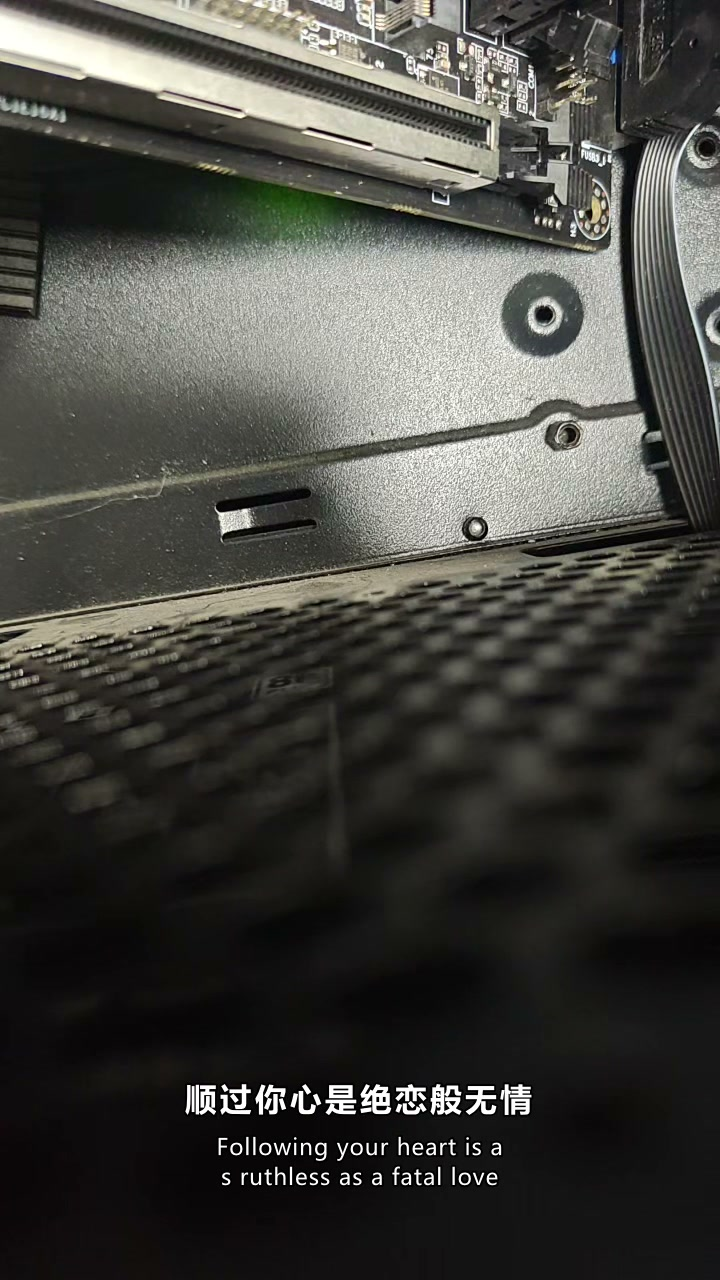
#> input picture reports/assets/stage4b_bilingual_frame.jpg, 720 x 1280 px; its folder holds only this picture in this run
$ python -i enhance.py   (imports and definitions only)
#> lines starting #> are read from the running program, lines starting #| are printed output that depends on the picture
### sliceq/config.py
# -*- coding: utf-8 -*-
"""SliceQ 全局配置：路径、常量、外部资源地址。

所有模块都从这里取路径，不要在各处硬编码 —— 打包成单 exe 后
写入位置必须可预测（%APPDATA%/SliceQ），否则用户数据会散落。
"""
from __future__ import annotations

import os
import sys
from pathlib import Path

# ─────────────────────────────────────────────────────────────
# 应用标识
# ─────────────────────────────────────────────────────────────
APP_NAME = "SliceQ"
APP_DISPLAY_NAME = "SliceQ 直播切片"
VERSION = "0.1.5"


def _app_root() -> Path:
    """用户数据根目录。

    Windows: %APPDATA%/SliceQ
    其他平台: ~/.sliceq（开发用，正式只支持 Windows）
    """
    if sys.platform == "win32":
        base = os.environ.get("APPDATA") or str(Path.home())
    else:
        base = str(Path.home())
        return Path(base) / ".sliceq"
    return Path(base) / APP_NAME


APP_ROOT: Path = _app_root()

# 各子目录（首次使用时自动创建，见 ensure_dirs）
LOGS_DIR = APP_ROOT / "logs"
DB_DIR = APP_ROOT / "db"
DOWNLOADS_DIR = APP_ROOT / "downloads"      # URL 导入下载的源视频
MODELS_DIR = APP_ROOT / "models"            # ggml whisper 模型
BIN_DIR = APP_ROOT / "bin"                  # 自动下载的 ffmpeg
EXPORT_DIR = APP_ROOT / "export"            # 默认导出目录
STYLES_DIR = APP_ROOT / "styles"            # 字幕样式预设（*.json）
STYLE_ASSETS_DIR = STYLES_DIR / "assets"    # 预览背景图等素材
BGM_DIR = APP_ROOT / "bgm"                  # 背景音乐（用户自备，见目录内说明）

DB_PATH = DB_DIR / "sliceq.db"
SECRET_PATH = APP_ROOT / "credentials.bin"   # DPAPI 加密后的 API key
SETTINGS_PATH = APP_ROOT / "settings.json"   # 非敏感的偏好项


# [6 lines left out: function ensure_dirs, not called in this run]


# ─────────────────────────────────────────────────────────────
# 剪映（阶段 5 草稿导出）
# ─────────────────────────────────────────────────────────────
# ⚠️ 剪映**只扫自己的草稿目录**，不扫任意路径（阶段 0 实测）。
#    所以草稿必须落在 JIANYING_DRAFT_ROOT 下才能被剪映看到。
def _jianying_root() -> Path:
    if sys.platform == "win32":
        base = os.environ.get("LOCALAPPDATA") or str(Path.home())
        return Path(base) / "JianyingPro"
    return Path.home() / ".local" / "share" / "JianyingPro"


JIANYING_ROOT = _jianying_root()
JIANYING_DRAFT_ROOT = JIANYING_ROOT / "User Data" / "Projects" / "com.lveditor.draft"
JIANYING_APPS_DIR = JIANYING_ROOT / "Apps"
# 剪映扫描草稿后写的日志（阶段 0 定的可复现验收判据：
# 出现 {"suc":true,"type":"copy_draft_external"} 即承认了外部草稿）
JIANYING_WATCH_LOG = JIANYING_ROOT / "User Data" / "Log" / "draft_acion_watch.json"

# 已实测验证过草稿兼容性的剪映版本。
# 阶段 0（2026-09-23）与阶段 5.0（2026-09-27）两次验证都在 11.5.3 上完成，
# 且用的是同一个安装（Apps/11.5.3.14501，装于 09-23 18:32）。
# ⚠️ 剪映 6.0+ 对**已有草稿**做了加密，但我们走「从零生成新草稿」路线，
#    不在加密影响范围内（阶段 0 已验证）。
JIANYING_VERIFIED_VERSIONS = ("11.5.3.14501",)


# ─────────────────────────────────────────────────────────────
# 外部资源地址
# ─────────────────────────────────────────────────────────────
# HuggingFace 国内不通，走镜像。whisper 模型统一放这里下载。
HF_MIRROR = "https://hf-mirror.com"

# ffmpeg 官方建议的 Windows 构建（gyan.dev）
# ⚠️ 必须用 full build —— essentials 不含 whisper 滤镜（TECH-DESIGN §5.1）
FFMPEG_DOWNLOAD_PAGE = "https://www.gyan.dev/ffmpeg/builds/"
FFMPEG_RELEASE_ZIP = "https://www.gyan.dev/ffmpeg/builds/ffmpeg-release-full.7z"

# whisper ggml 模型（faster-whisper / whisper.cpp 兼容格式）
#
# 默认档位依据阶段 2 前置实测（reports/STAGE2-PRE-LIVE-ASR-QUALITY.md）：
#   60 秒真实中文直播上，tiny 不可用、base 细节错、small 基本正确。
#   用户指定 large-v3-turbo 为默认 —— 上游可用的最强型号（turbo 是蒸馏版，
#   比 large-v3 快数倍而质量接近）。
WHISPER_MODEL_DEFAULT = "ggml-large-v3-turbo.bin"
WHISPER_MODEL_BASE_URL = (
    f"{HF_MIRROR}/ggerganov/whisper.cpp/resolve/main"
)

# VAD 模型 —— **必需，不是可选优化**
# 实测：无语音片段上 whisper 会产生大量幻觉（24 段里 7~8 段），
# 约三分之一的内容是无中生有。必须用 VAD 先切掉非语音段。
VAD_MODEL_DEFAULT = "ggml-silero-v5.1.2.bin"

# 百炼（DashScope）默认端点。用户可在设置里覆盖为中转站。
#
# ⚠️ **默认值是「兼容模式」，不是原生 API** —— 这一点很容易改错。
#
# 阿里云同一个域名下有两种端点，能力不同（见 TECH-DESIGN §2.2）：
#
#   /api/v1              原生 API（通道 A）→ 需要 `dashscope` 包，
#                        但支持本地文件路径直传（≤100MB）
#   /compatible-mode/v1  兼容模式（通道 B）→ 纯 HTTP，**零额外依赖**，
#                        走 base64 内联（≤15MB）
#
# 为什么默认选通道 B：
#   ① `requirements.txt` **不含** `dashscope`，选通道 A 等于"装完就用不了"；
#   ② 通道 B 零额外依赖，是真正的开箱可用路径；
#   ③ 精析副本本来就按通道自适应压制（通道 B 压到 ≤15MB），通道 B 是被完整支持的。
#
# 实测踩过（2026-09-27）：端到端测试在隔离环境里读到这个默认值 ⇒ 走通道 A
# ⇒ `缺少 dashscope 包` ⇒ 粗筛一个窗口都没成功 ⇒ 报告"没有找到候选段"。
# 用户装了程序、填了 key、点了分析，得到的是"没找到内容，换个素材试试"。
DASHSCOPE_BASE_URL = "https://dashscope.aliyuncs.com/compatible-mode/v1"
DASHSCOPE_MODEL_DEFAULT = "qwen3.8-omni-flash"


# ─────────────────────────────────────────────────────────────
# 业务常量（均来自阶段 0 实测，改动前先看 TECH-DESIGN）
# ─────────────────────────────────────────────────────────────
# 候选段总时长硬上限：全片的 20%
CANDIDATE_RATIO_CAP = 0.20

# 兼容端点 base64 内联的字符硬上限（实测撞墙值 28,000,000）
# 工程上保守取 20,000,000，约合原始 15MB
BASE64_CHAR_LIMIT = 20_000_000

# 官方 SDK 本地路径直传的副本体积上限
SDK_UPLOAD_MB_LIMIT = 100

# 精析副本参数
CLIP_TARGET_HEIGHT = 720          # 目标高度
CLIP_TARGET_FPS = 5               # 抽帧后等效帧率，压 token

# 默认帧率（无元信息时的兜底）
DEFAULT_FPS = 30.0

# 支持导入的本地视频扩展名
VIDEO_EXTS = {".mp4", ".mkv", ".flv", ".mov", ".avi", ".ts", ".webm", ".m4v"}

# 任务状态机（与 store.task.status 取值一致）
STATUS_IMPORTED = "imported"
STATUS_TRANSCRIBING = "transcribing"
STATUS_ROUGHING = "roughing"
STATUS_SCREENED = "screened"
STATUS_REFINING = "refining"
STATUS_READY = "ready"
STATUS_EXPORTING = "exporting"
STATUS_DONE = "done"
STATUS_ERROR = "error"
# 用户主动取消 ≠ 出错。混在一起会让用户看到"出错"以为程序坏了。
STATUS_CANCELLED = "cancelled"

STATUS_LABELS = {
    STATUS_IMPORTED: "已导入",
    STATUS_TRANSCRIBING: "转录中",
    STATUS_ROUGHING: "粗筛中",
    STATUS_SCREENED: "待精析",
    STATUS_REFINING: "精析中",
    STATUS_READY: "待导出",
    STATUS_EXPORTING: "导出中",
    STATUS_DONE: "已完成",
    STATUS_ERROR: "出错",
    STATUS_CANCELLED: "已取消",
}

### sliceq/enhance.py
# -*- coding: utf-8 -*-
"""SliceQ 阶段 4-A：成片增强（淡入淡出 / 配乐 ducking / 封面）。

本模块只负责**构造参数与滤镜串**，不直接执行 ffmpeg ——
执行统一交给 `editor.run_ffmpeg`（它已经有进度解析、取消、错误中文解释）。

────────────────────────────────────────────────────────────────
三条硬实测结论（stage0/probe_resolve/probe_stage4_enhance.py
                + probe_stage4_fontconfig.py）
────────────────────────────────────────────────────────────────

1. **封面不能用 `drawtext`**（R26 关闭）。
   本机 ffmpeg（gyan.dev 9.0.2 full_build）执行 drawtext 直接
   `rc=3221225477 (0xC0000005)`，崩溃前一行是
   `Fontconfig error: Cannot load default config file`。
   试过三种 `fonts.conf` 写法 + `FONTCONFIG_FILE` + `FONTCONFIG_PATH`，
   **全部无效且 `FONTCONFIG_DEBUG=1` 无任何输出** —— 说明该构建的
   fontconfig 压根不读环境变量，属**构建级缺陷，用户端不可修**。
   ⇒ 封面改走 **libass（`subtitles` 滤镜）**：实测能出图、中文正常。

2. **libass 不依赖 fontconfig 也能匹配到系统字体**。
   用 SimHei / SimSun / Microsoft YaHei 渲染同一句中文，
   三张输出图的 MD5 **互不相同** ⇒ 字体设置**确实生效**，
   不存在"静默 fallback 到某个内建字体"的问题。
   ⚠️ 反过来说：早期用 `ffmpeg -list_fonts` 测出的"0 个中文字体"
   **是测量错误** —— 该选项在本构建上根本不存在
   （`Error splitting the argument list: Option not found`），
   解析器把 stderr 当 stdout 读了。**别再引用那个数字。**

3. **乙方案下没有"片段间转场"**。
   阶段 3 定了「每条候选一个独立 mp4」，独立文件之间不存在相邻关系，
   `xfade` 无从施展。本模块的淡入淡出因此定义为
   **单条片段自己的首尾 fade**（`fade` / `afade`），实测可用。
   `xfade` 仅留给可选的「合集模式」，且它要求两路输入分辨率**完全一致**，
   不一致时直接 `Conversion failed!`（实测）。
"""
from __future__ import annotations

from dataclasses import dataclass, field
from pathlib import Path

from . import config, ffmpeg_tools, subproc, subtitle_style

# ─────────────────────────────────────────────────────────────
# BGM 曲库
# ─────────────────────────────────────────────────────────────
BGM_EXTS = {".mp3", ".m4a", ".aac", ".wav", ".flac", ".ogg", ".opus"}

BGM_README = """SliceQ 背景音乐目录
====================

把你自己的背景音乐放进这个目录即可在导出时选用，支持：
    mp3 / m4a / aac / wav / flac / ogg / opus

为什么这里默认是空的
--------------------
SliceQ 不随包分发任何音乐文件。原因不是偷懒：

  音频的版权许可**不能像字体那样随便附一份 LICENSE 就完事**——
  免版税（royalty-free）不等于免署名、更不等于可再分发。
  把来源不明的音频打进安装包，风险直接转嫁到使用者身上。

所以请自行准备 BGM。几个可以合法取得素材的地方：

  · 你自己录的 / 自己做的
  · YouTube 音频库（studio.youtube.com，需自行确认条款）
  · Free Music Archive（freemusicarchive.org，按 CC 许可逐个确认）
  · Pixabay Music（pixabay.com/music，Pixabay 许可）

⚠️ 无论从哪里拿，**发布成片前请自行确认该音乐允许你的用途**。

建议
----
· 纯音乐（无人声）——有人声的 BGM 会和原片人声打架
· 循环友好（首尾能接上），因为 SliceQ 会循环填充不足的时长
· 时长 2~4 分钟最省事
"""


def bgm_dir() -> Path:
    return config.BGM_DIR


# [44 lines left out: functions list_bgm, resolve_bgm, ensure_bgm_readme, not called in this run]


# ─────────────────────────────────────────────────────────────
# 增强选项
# ─────────────────────────────────────────────────────────────
@dataclass
class EnhanceOptions:
    """一条成片的增强参数。全部为 0/空 = 不做任何增强。"""

    enabled: bool = False
    fade_in: float = 0.0          # 秒，片头淡入
    fade_out: float = 0.0         # 秒，片尾淡出
    bgm: str = ""                 # BGM 名字或路径；空 = 不配乐
    bgm_volume_db: float = -15.0  # BGM 相对原声的音量
    bgm_loop: bool = True         # BGM 短于片段时循环
    bgm_fade: float = 1.0         # BGM 自身的淡入淡出，避免切口突兀
    duck: bool = True             # 人声出现时压低 BGM

    # ── ducking 参数：**用真实直播人声标定** ─────────────────
    #
    # ⚠️ 不能用合成信号标定。第一版拿 440Hz 正弦测出"thr=0.05 + level_sc=3"，
    #    搬到真实素材上直接把 BGM 压掉 23.8dB 且**全程咬着不放** ——
    #    因为真实人声中位 -11.9dB（线性 ≈0.25），thr=0.05 远低于它，
    #    任何时刻都远超阈值。合成正弦幅度 1.0，能量又集中在单一频率，
    #    压缩器一碰就触发，两边根本不是一回事。
    #
    # 真实素材受控实验（15s 直播人声 + 15s 纯静音，见 probe_real_duck.py）：
    #   真实人声 RMS -14.2dB / 峰值 -0.56dB ⇒ 峰值线性 ≈ 0.94
    #
    #   thr   ratio | 人声段压低 | 静音段压低
    #   0.05    8   |   15.40dB  |   0.00dB
    #   0.10    8   |   10.20dB  |   0.00dB
    #   0.20    8   |    5.00dB  |   0.00dB   ← 默认
    #   0.30    8   |    2.30dB  |   0.00dB
    #   0.50    8   |    0.60dB  |   0.00dB
    #   0.20    4   |    4.30dB  |   0.00dB
    #
    # 静音段恒为 0.00dB ⇒ 压缩器在没人声时**完全恢复**，
    # 即它确实在跟随人声，而不是一直压着（这一列才是真正的验收指标）。
    #
    # `level_sc`（sidechain 增益）在真实素材上**不需要**：人声峰值本来就够强，
    # 默认 1.0 关闭。合成信号"需要"它只是因为正弦不真实。
    duck_threshold: float = 0.2
    duck_ratio: float = 8.0
    duck_attack: int = 20
    duck_release: int = 300
    duck_level_sc: float = 1.0    # 1.0 = 关闭；真实素材上保持 1.0

    def is_noop(self) -> bool:
        return not (self.enabled and (
            self.fade_in > 0 or self.fade_out > 0 or bool(self.bgm)))

    def to_dict(self) -> dict:
        return {k: getattr(self, k) for k in self.__dataclass_fields__}  # type: ignore[attr-defined]

    # [8 lines left out: function from_dict, not called in this run]


# ─────────────────────────────────────────────────────────────
# 「配乐强度」—— 把 threshold/ratio 翻译成用户看得懂的东西
# ─────────────────────────────────────────────────────────────
# 界面**不要**暴露 threshold / ratio：那是压缩器术语，
# 用户只想知道"BGM 会让开多少"。所以给四档，档位背后才是参数。
# 数值来自真实人声标定表（见 EnhanceOptions 注释）。
DUCK_LEVELS: dict[str, dict] = {
    "off":    {"label": "不压低", "duck": False,
               "desc": "BGM 恒定音量，人声会被盖住一部分"},
    "light":  {"label": "轻柔", "duck": True,
               "duck_threshold": 0.30, "duck_ratio": 4.0,
               "desc": "人声出现时 BGM 略让（约 3dB），音乐存在感更强"},
    "normal": {"label": "标准", "duck": True,
               "duck_threshold": 0.20, "duck_ratio": 8.0,
               "desc": "人声出现时 BGM 明显让开（约 5dB），推荐"},
    "strong": {"label": "强力", "duck": True,
               "duck_threshold": 0.10, "duck_ratio": 8.0,
               "desc": "人声出现时 BGM 几乎退场（约 10dB），适合口播"},
}
DUCK_LEVEL_DEFAULT = "normal"


# [66 lines left out: functions apply_duck_level, duck_level_of, video_chain, _sc_has_level_sc, not called in this run]


_SC_LEVEL_CACHE: bool | None = None


# [60 lines left out: function audio_filter_complex, not called in this run]


# ─────────────────────────────────────────────────────────────
# 封面
# ─────────────────────────────────────────────────────────────
COVER_W, COVER_H = 1280, 720


@dataclass
class CoverStyle:
    font: str = ""                    # 空 = 自动挑中文字体
    size: int = 92
    color: str = "#FFFFFF"
    outline: int = 8
    outline_color: str = "#000000"
    position: str = "bottom"          # bottom / center / top
    margin_v: int = 70
    shadow: int = 4
    bar: bool = False                 # 半透明背景条（压住花哨画面）
    bar_alpha: int = 96               # 0~255，越大越透明

    def to_dict(self) -> dict:
        return {k: getattr(self, k) for k in self.__dataclass_fields__}  # type: ignore[attr-defined]

    # [8 lines left out: function from_dict, not called in this run]


_ALIGN = {"bottom": 2, "center": 5, "top": 8}
_MAX_COVER_LINES = 3


# [96 lines left out: functions pick_cover_font, fit_cover_size, build_cover_ass, _ass_time, _pil_available, not called in this run]


_PIL_CACHE: bool | None = None


def _score_frame(path: Path) -> float:
    """给一帧打"耐看程度"分。

    指标 = 边缘方差（画面细节多少；纯色/黑屏接近 0）× 亮度惩罚。
    **不引入 numpy** —— Pillow 的 FIND_EDGES + ImageStat 足够，
    而且少一个依赖就少一个打包体积和兼容问题。

    Pillow 缺失时返回常数 1.0 ⇒ 选帧退化为"取第一个采样点"。
    这个降级**会被 `make_cover` 如实报出来**，不静默。
    """
    try:
        from PIL import Image, ImageFilter, ImageStat
    except ImportError:
        return 1.0
    try:
        im = Image.open(path).convert("L").resize((320, 180))
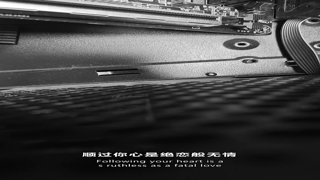
#> im: PIL image 320x180 L; min 0, max 255, mean 68.6
    except Exception:      # noqa: BLE001 — 坏帧不该让整个导出失败
        return 0.0
    edges = im.filter(ImageFilter.FIND_EDGES)
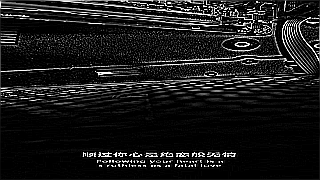
#> edges: PIL image 320x180 L; min 0, max 255, mean 26.7
    detail = ImageStat.Stat(edges).var[0]
#> detail = 3475.7
    mean = ImageStat.Stat(im).mean[0]
#> mean = 68.6
    # 过暗（黑屏）或过亮（白闪）都判为废帧
    factor = 1.0 if 28 < mean < 228 else 0.15
#> factor = 1
    return detail * factor


# [131 lines left out: functions pick_best_frame, build_cover_cmd, make_cover, not called in this run]

>>> result = _score_frame('../reports/assets/stage4b_bilingual_frame.jpg')
#> result = 3475.7
